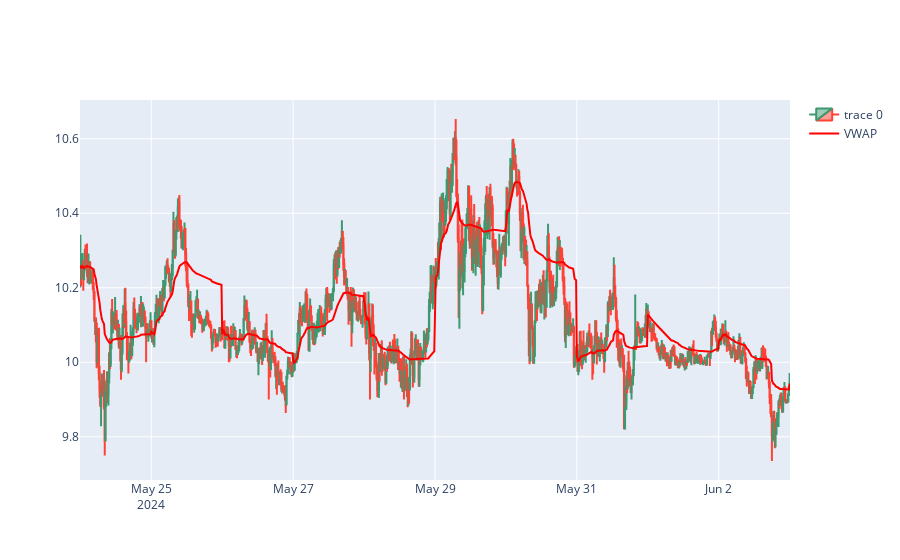

The notebook cell saved with this chart:
### Code cell
import plotly.graph_objects as go

dfpl = data[:]
fig = go.Figure(data=[go.Candlestick(x=dfpl.index,
                open=dfpl['open'],
                high=dfpl['high'],
                low=dfpl['low'],
                close=dfpl['close'])])

# Add the moving averages to the plot
fig.add_trace(go.Scatter(x=dfpl.index, y=dfpl['VWAP_D'], mode='lines', name='VWAP', line=dict(color='red')))

fig.update_layout(xaxis_rangeslider_visible=False)
fig.show()

### Figure 1 — Plotly figure (JSON) as saved in the notebook; plotly's stock layout.template omitted (floating-point values rounded to 4 significant figures; data arrays with more than 128 entries replaced by an {"elided": "..."} marker saying what was removed)
{"data": [{"close": {"elided": "961 float values"}, "high": {"elided": "961 float values"}, "low": {"elided": "961 float values"}, "open": {"elided": "961 float values"}, "type": "candlestick", "x": {"elided": "961 str values"}}, {"line": {"color": "red"}, "mode": "lines", "name": "VWAP", "type": "scatter", "x": {"elided": "961 str values"}, "y": {"elided": "961 float values"}}], "layout": {"xaxis": {"rangeslider": {"visible": false}}}}
